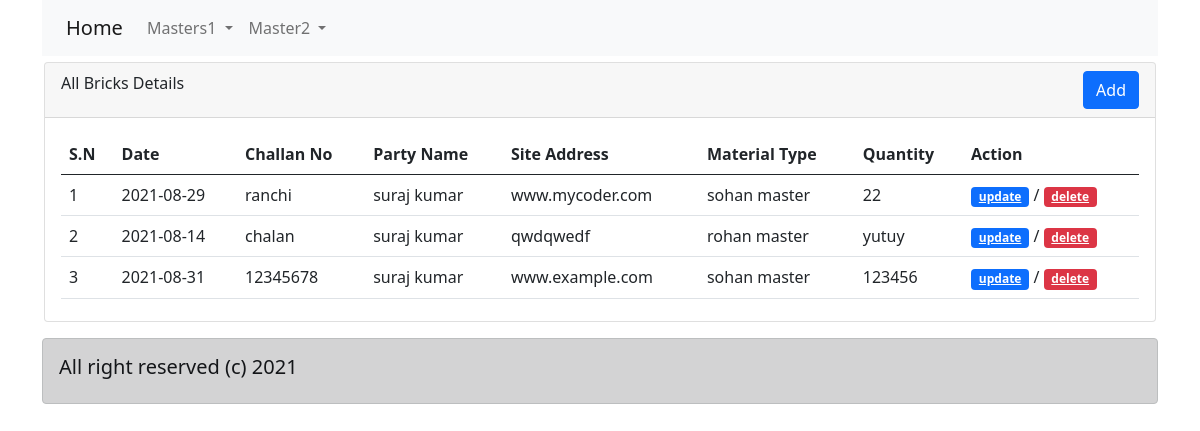
The page /brikcs_view.php on the database its author committed.
### tables this page shows
CREATE TABLE `briks` (
  `id` int(11) NOT NULL,
  `date1` varchar(255) NOT NULL,
  `challanno` varchar(200) NOT NULL,
  `partyname` varchar(200) NOT NULL,
  `siteaddress` varchar(200) NOT NULL,
  `material_type` varchar(200) NOT NULL,
  `quantity` varchar(200) NOT NULL,
  `rate` varchar(150) NOT NULL,
  `sold_dd` varchar(200) NOT NULL,
  `vehicleno` varchar(200) NOT NULL,
  `drivername` varchar(200) NOT NULL,
  `mazdur1` varchar(200) NOT NULL,
  `mazdur2` varchar(200) NOT NULL,
  `mazdur3` varchar(200) NOT NULL,
  `mazdur4` varchar(200) NOT NULL,
  `bricksdd` varchar(200) NOT NULL
);

### brikcs_view.php (the view)
<?php include('header.php');
include('db.php');
?>
<div class="col-md-12" style="margin-top:4px">
  <div class="card">
    <div class="card-header">
      All Bricks Details
      <a href="bricks.php" class="btn btn-primary" style="float:right">Add</a>
    </div>
    <div class="card-body">
      <table class="table table-hover">
    <thead>
      <tr>
        <th scope="col">S.N</th>
        <th scope="col">Date</th>
        <th scope="col">Challan No</th>
        <th scope="col">Party Name</th>
        <th scope="col">Site Address</th>
        <th>Material Type</th>
          <th>Quantity</th>
            <th>Action</th>
      </tr>
    </thead>
    <tbody>
    <?php
    $c=1;
   $sql="SELECT * FROM briks";
   $run=mysqli_query($con,$sql);
   if ($run==true) {
      while($row=mysqli_fetch_assoc($run)){
        ?>
     <tr>
        <td><?php echo $c++; ?></td>
       <td><?php echo $row['date1']; ?></td>
        <td><?php echo $row['challanno']; ?></td>
          <td><?php echo $row['partyname']; ?></td>
            <td><?php echo $row['siteaddress']; ?></td>
              <td><?php echo $row['material_type']; ?></td>
                <td><?php echo $row['quantity']; ?></td>
        <td>
     <a href="bricks_update.php?sid=<?php echo $row['id']; ?>" class="badge bg-primary">update</a> /
      <a href="bricks_delete.php?sid=<?php echo $row['id']; ?>" class="badge bg-danger">delete</a>
        </td>
     </tr>
        <?php
      }
   }
    ?>
    </tbody>
  </table>
    </div>
  </div>
</div>
<?php include('footer.php');  ?>

### header.php (shortened to what this page needs)
<!doctype html>
<html lang="en">
  <head>
    <link href="bootstrap/css/bootstrap.min.css" rel="stylesheet">
  </head>
  <body>
    <div class="container">
      <div class="row">
        <div class="col-md-12">
          <nav class="navbar navbar-expand-lg navbar-light bg-light">
      <div class="container-fluid">
        <a class="navbar-brand" href="index.php">Home</a>
        <div class="collapse navbar-collapse" id="navbarNavDropdown">
          <ul class="navbar-nav">
            <li class="nav-item dropdown">
              <a class="nav-link dropdown-toggle" href="#" id="navbarDropdownMenuLink" role="button" data-bs-toggle="dropdown" aria-expanded="false">
                Masters1
              </a>
            </li>
            <li class="nav-item dropdown">
          <a class="nav-link dropdown-toggle" href="#" id="navbarDropdownMenuLink" role="button" data-bs-toggle="dropdown" aria-expanded="false">
            Master2
          </a>
        </li>
          </ul>
        </div>
      </div>
    </nav>
        </div>

### footer.php (shortened to what this page needs)
<div class="col-md-12" style="margin-top:4px">
  <div class="alert alert-dark" role="alert">
<h5>All right reserved (c)
<?php
echo Date('Y');
?>
</h5>
</div>
</div>
</div>
</div>
</body>
</html>

### header.php (style rules this page uses)
.card { margin: 2px; height: 95%; }

### rows shown on the page
briks: date1 "2021-08-29", challanno "ranchi", partyname "suraj kumar", siteaddress "www.mycoder.com", material_type "sohan master", quantity "22"
briks: date1 "2021-08-14", challanno "chalan", partyname "suraj kumar", siteaddress "qwdqwedf", material_type "rohan master", quantity "yutuy"
briks: date1 "2021-08-31", challanno "12345678", partyname "suraj kumar", siteaddress "www.example.com", material_type "sohan master", quantity "123456"

### other values the page prints
Date('Y') "2021"
